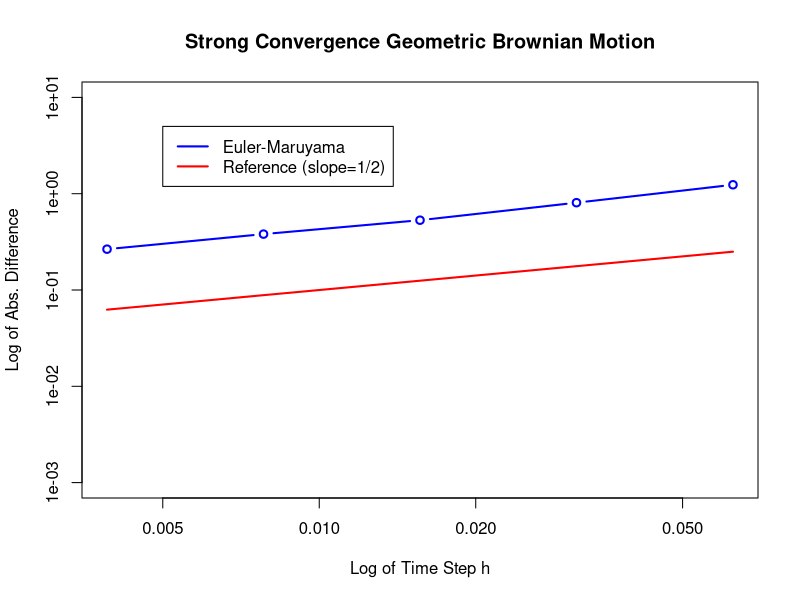
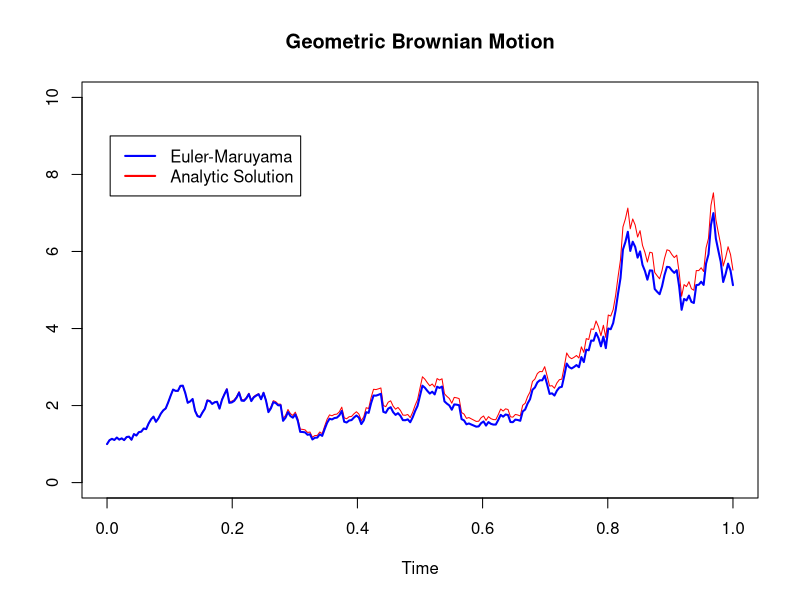

Generate these figures, in order, with R:
lamb  = 2
mu    = 1
Xzero = 1

################## PARTE I #########################
# Fazendo os gráficos dos erros
T  = 1
N  = 2**9 # number of discrete time steps
dt = T/N
M  = 2000 # number of repetitions
P  = 5
Xerr   = matrix(rep(0,M*P),ncol=P)

for(s in 1:M)
{
    dW = sqrt(dt)*rnorm(N)
    WT = sum(dW)
    
    # Analytic solution
    Xtrue = Xzero*exp((lamb-0.5*mu**2)*T+mu*WT)
    
    # Euler-Maruyama:
    for( p in 1:5 )
    {
        R=2**p
        L=N/R
        Dt=R*dt
        Xem=Xzero
        for( j in 1:floor(L))
        {
            Winc= sum(dW[(R*(j-1)+1):(R*j)])
            Xem = Xem + Dt*lamb*Xem + mu*Xem*Winc
        }
        Xerr[s,p]=abs(Xem-Xtrue)
    }
}

# Tirando a média do erro para cada p 
mXerr = colMeans(Xerr)

# Fazendo o gráfico do erro
dts = c(dt*2**(1:5))
plot(dts,mXerr,main="Strong Convergence Geometric Brownian Motion",
     ylab="Log of Abs. Difference",
     xlab="Log of Time Step h",type="b",col="blue",lwd=2,ylim=c(0.001,10),log="xy")
lines(dts,dts^(1/2),lwd=2,col="red")
legend(0.005, 5, legend=c("Euler-Maruyama", "Reference (slope=1/2)"),
       col=c("blue", "red"), lty=1, lwd=2)


################## PARTE II #########################
# Fazendo os gráficos dos caminhos
p = 1
R=2**p
L=N/R
Dt=R*dt

set.seed(15) # Fazendo a semente ser 15 para dar sempre o mesmo caminho
time = seq(0,T,Dt)
dW = sqrt(dt)*rnorm(N)
    
# Analytic solution
XtrueV = rep(0,floor(L)+1)
XtrueV[1] = Xzero
for(j in 1:floor(L)){
    W = sum(dW[0:(R*j)])
    XtrueV[j+1] = Xzero*exp((lamb-0.5*mu**2)*(j*Dt)+mu*W)
}
    
# Euler-Maruyama:
XemV = rep(0,floor(L)+1)
XemV[1]=Xzero
for(j in 1:floor(L))
{
    Winc= sum(dW[(R*(j-1)+1):(R*j)])
    XemV[j+1] = XemV[j] + Dt*lamb*XemV[j] + mu*XemV[j]*Winc
}
plot(time,XtrueV,main="Geometric Brownian Motion",
     ylab="",xlab="Time",type="l",col="red",ylim=c(0,10))
lines(time,XemV,type="l",lwd=2,col="blue")
legend(0.005,9, legend=c("Euler-Maruyama", "Analytic Solution"),
       col=c("blue", "red"), lty=1, lwd=2)
